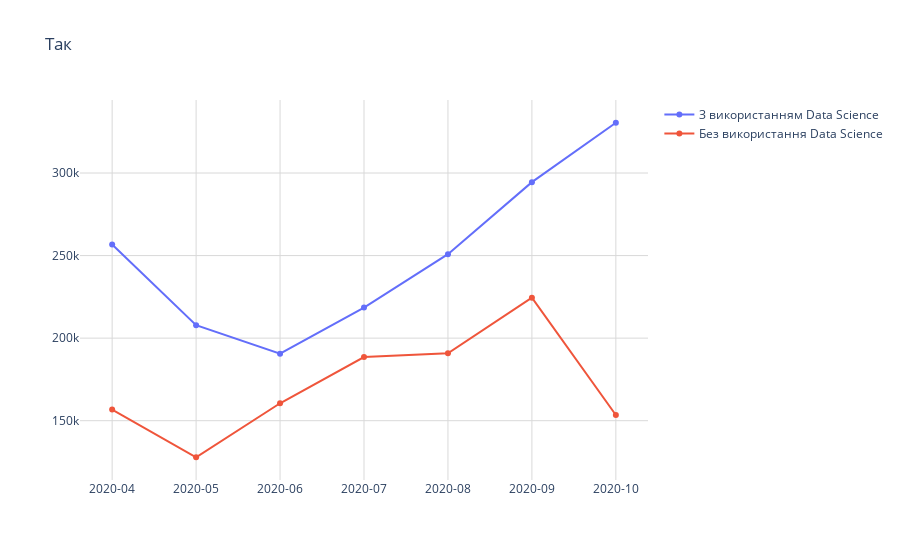

The notebook cell saved with this chart:
### Code cell
plot_data = [
    go.Scatter(
        x=df2['InvoiceYearMonth'],
        y=df2['Revenue'],
        name = 'З використанням Data Science'
    ),
    go.Scatter(
        x=df1['InvoiceYearMonth'],
        y=df1['Revenue'],
        name = 'Без використання Data Science'
    )
]

plot_layout = go.Layout(
        xaxis={"type": "category"},
        title='Так',
        plot_bgcolor='rgb(255,255,255)'
    )
fig = go.Figure(data=plot_data, layout=plot_layout)
fig.update_xaxes(showgrid=True, gridwidth=1, gridcolor='#D9D9D9')
fig.update_yaxes(showgrid=True, gridwidth=1, gridcolor='#D9D9D9')
pyoff.iplot(fig)

### Figure 1 — Plotly figure (JSON) as saved in the notebook; plotly's stock layout.template omitted (floating-point values rounded to 4 significant figures)
{"data": [{"name": "З використанням Data Science", "type": "scatter", "x": ["2020-04", "2020-05", "2020-06", "2020-07", "2020-08", "2020-09", "2020-10"], "y": [256705, 207859, 190567, 218537, 250847, 294479, 330453]}, {"name": "Без використання Data Science", "type": "scatter", "x": ["2020-04", "2020-05", "2020-06", "2020-07", "2020-08", "2020-09", "2020-10"], "y": [156705, 127859, 160567, 188517, 190847, 224479, 153453]}], "layout": {"plot_bgcolor": "rgb(255,255,255)", "title": {"text": "Так"}, "xaxis": {"gridcolor": "#D9D9D9", "gridwidth": 1, "showgrid": true, "type": "category"}, "yaxis": {"gridcolor": "#D9D9D9", "gridwidth": 1, "showgrid": true}}}
